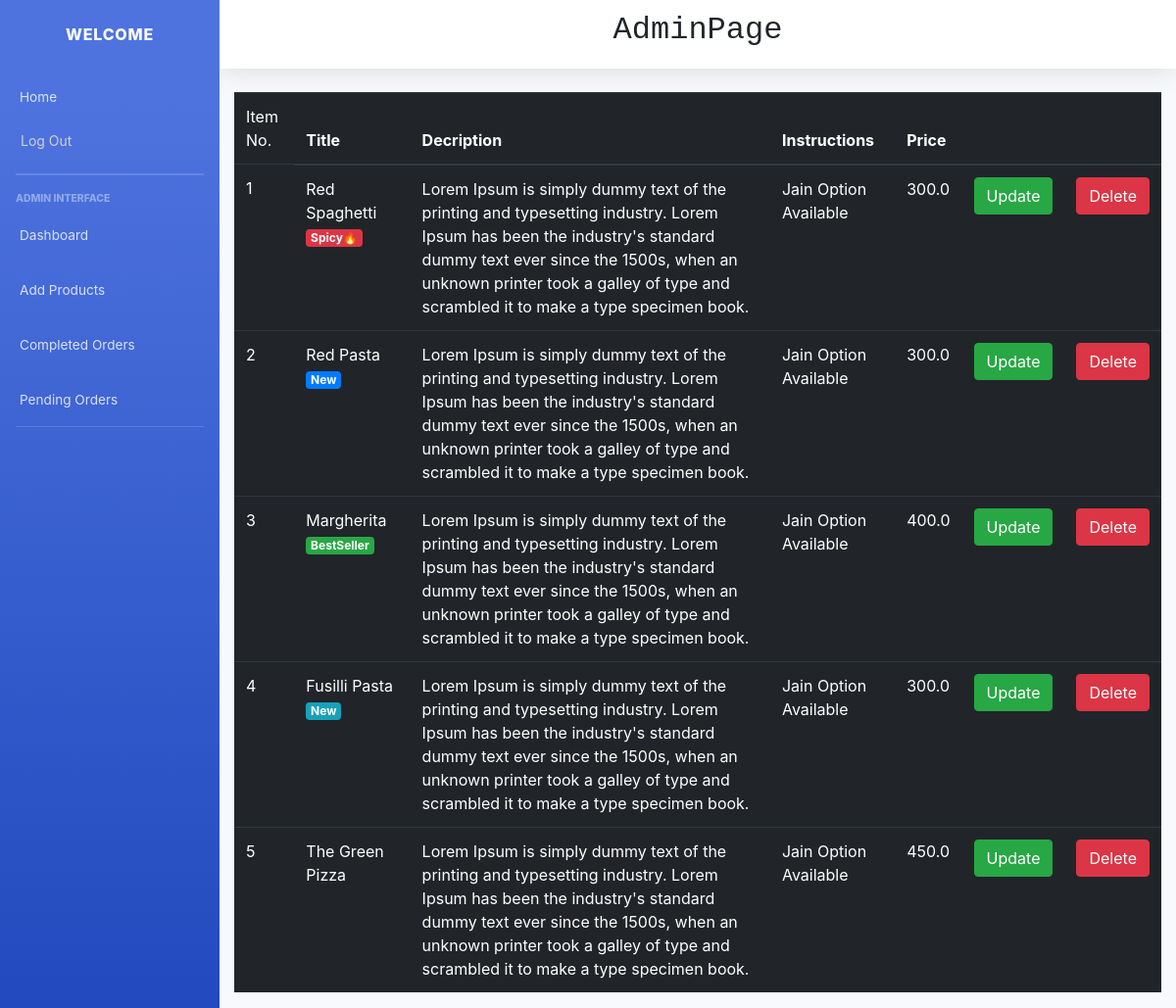
The app's page /item_list/ (signed in), older data.
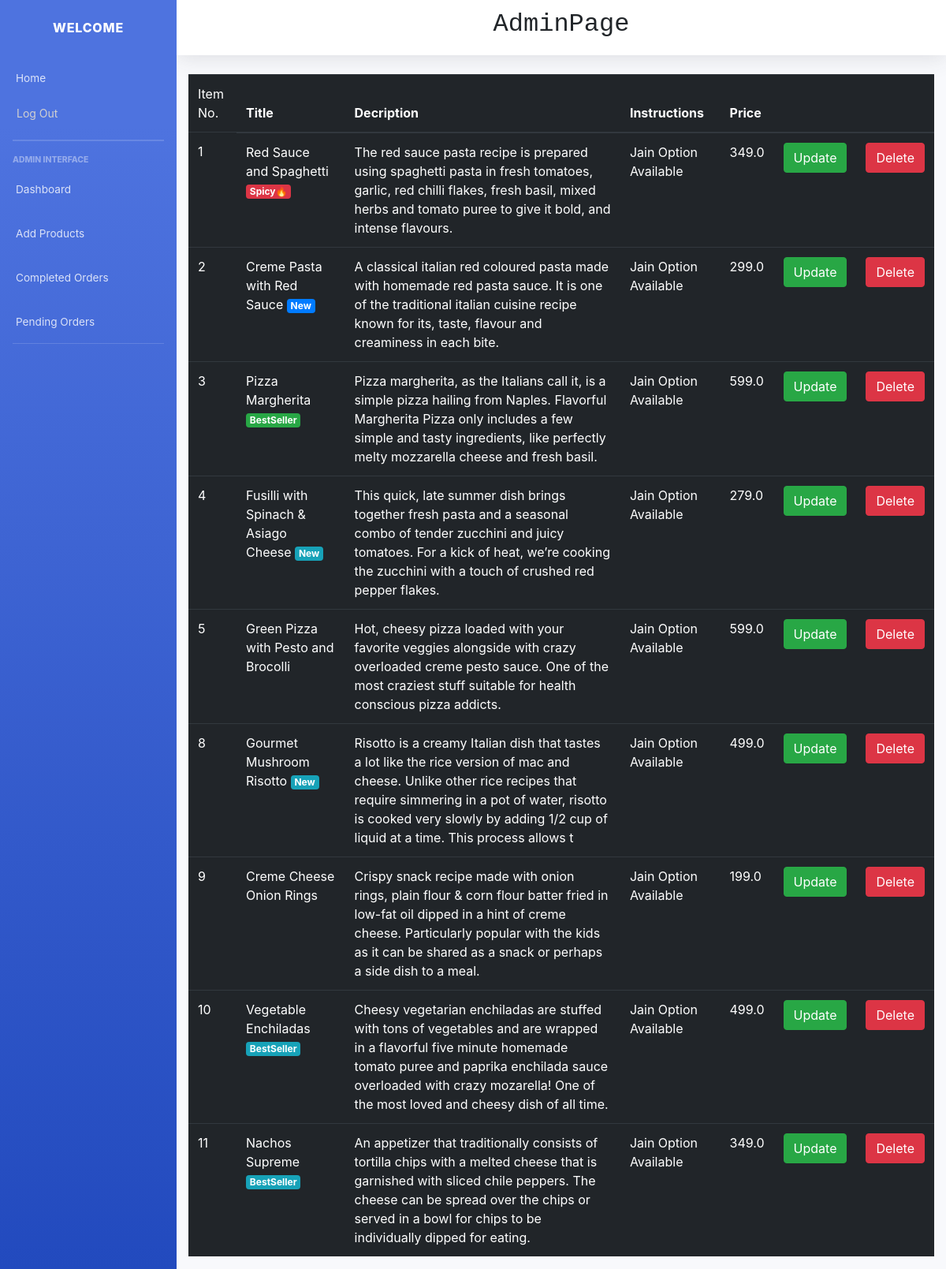
The same page, newer data.
### main/models.py (models this page shows, shortened)
class Item(models.Model):
    LABELS = (
        ('BestSeller', 'BestSeller'),
        ('New', 'New'),
        ('Spicy🔥', 'Spicy🔥'),
    )
    LABEL_COLOUR = (
        ('danger', 'danger'),
        ('success', 'success'),
        ('primary', 'primary'),
        ('info', 'info')
    )
    title = models.CharField(max_length=150)
    description = models.CharField(max_length=250,blank=True)
    price = models.FloatField()
    instructions = models.CharField(max_length=250,default="Jain Option Available")
    image = models.ImageField(default='default.png', upload_to='images/')
    labels = models.CharField(max_length=25, choices=LABELS, blank=True)
    label_colour = models.CharField(max_length=15, choices=LABEL_COLOUR, blank=True)
    slug = models.SlugField(default="sushi_name")
    created_by = models.ForeignKey(User, on_delete=models.CASCADE)

### main/decorators.py (the view)
    def wrapper_func(request, *args, **kwargs):
        group = Group.objects.get(user = request.user)
        if group.name == 'admin_owner':
            return view_func(request, *args, **kwargs)
        else:
            return redirect('/')

### main/views.py (called while the page is built)
@login_required(login_url='/accounts/login/')
@admin_required
def item_list(request):
    items = Item.objects.filter(created_by=request.user)
    context = {
        'items':items
    }
    return render(request, 'main/item_list.html', context)

### main/templates/main/item_list.html
{% extends "main/layout2.html" %}
{% block content %}
<div class="cart">
    <div class="row">
        <div class="col-sm-12">
            {% if items %}
            <div class="table-responsive">
                <table class="table table-dark">
                    <thead>
                    <tr>
                        <td scope="col">Item No.</td>
                        <th scope="col">Title</th>
                        <th scope="col">Decription</th>
                        <th scope="col">Instructions</th>
                        <th scope="col">Price</th>
                        <th></th>
                        <th></th>
                    </tr>
                    </thead>
                    <tbody>
                        {% for item in items %}
                    <tr>
                        <td>{{ item.id }}</td>
                        <td>{{ item.title }} <span class="badge badge-{{ item.label_colour }}">{{ item.labels }}</span></td></td>
                        <td>{{ item.description }}</td>
                        <td>{{ item.instructions }}</td>
                        <td>{{ item.price }}</td>
                        <td><a class="btn btn-success" href="{% url 'main:item-update' item.slug %}">Update</a></td>
                        <td><a class="btn btn-danger" href="{% url 'main:item-delete' item.slug %}">Delete</a></td>
                    </tr>
                        {% endfor %}
                    </tbody>
                </table>
            </div>
            {% else %}
            <h4 class="text-center">Sorry, you have not ordered any item yet!!!</h4>
            {% endif %}
        </div>
    </div>
</div>
{% endblock content %}

Row changes from the older to the newer data that the page shows:
changed Item "Spicy🔥": title "Red Spaghetti" → "Red Sauce and Spaghetti"; description "Lorem Ipsum is simply dummy text of the printing and typesetting industry. Lorem Ipsum has been the industry's standard dummy text ever since the 1500s, when an unknown printer took a galley of type and scrambled it to make a type specimen book." → "The red sauce pasta recipe is prepared using spaghetti pasta in fresh tomatoes, garlic, red chilli flakes, fresh basil, mixed herbs and tomato puree to give it bold, and intense flavours."; price "300.0" → "349.0"
changed Item id 2: title "Red Pasta" → "Creme Pasta with Red Sauce"; description "Lorem Ipsum is simply dummy text of the printing and typesetting industry. Lorem Ipsum has been the industry's standard dummy text ever since the 1500s, when an unknown printer took a galley of type and scrambled it to make a type specimen book." → "A classical italian red coloured pasta made with homemade red pasta sauce. It is one of the traditional italian cuisine recipe known for its, taste, flavour and creaminess in each bite."; price "300.0" → "299.0"
changed Item id 3: title "Margherita" → "Pizza Margherita"; description "Lorem Ipsum is simply dummy text of the printing and typesetting industry. Lorem Ipsum has been the industry's standard dummy text ever since the 1500s, when an unknown printer took a galley of type and scrambled it to make a type specimen book." → "Pizza margherita, as the Italians call it, is a simple pizza hailing from Naples. Flavorful Margherita Pizza only includes a few simple and tasty ingredients, like perfectly melty mozzarella cheese and fresh basil."; price "400.0" → "599.0"
changed Item id 4: title "Fusilli Pasta" → "Fusilli with Spinach & Asiago Cheese"; description "Lorem Ipsum is simply dummy text of the printing and typesetting industry. Lorem Ipsum has been the industry's standard dummy text ever since the 1500s, when an unknown printer took a galley of type and scrambled it to make a type specimen book." → "This quick, late summer dish brings together fresh pasta and a seasonal combo of tender zucchini and juicy tomatoes. For a kick of heat, we’re cooking the zucchini with a touch of crushed red pepper flakes."; price "300.0" → "279.0"
changed Item id 5: title "The Green Pizza" → "Green Pizza with Pesto and Brocolli"; description "Lorem Ipsum is simply dummy text of the printing and typesetting industry. Lorem Ipsum has been the industry's standard dummy text ever since the 1500s, when an unknown printer took a galley of type and scrambled it to make a type specimen book." → "Hot, cheesy pizza loaded with your favorite veggies alongside with crazy overloaded creme pesto sauce. One of the most craziest stuff suitable for health conscious pizza addicts."; price "450.0" → "599.0"
added Item: id "8", title "Gourmet Mushroom Risotto", labels "New", description "Risotto is a creamy Italian dish that tastes a lot like the rice version of mac and cheese. Unlike other rice recipes that require simmering in a pot of water, risotto is cooked very slowly by adding 1/2 cup of liquid at a time. This process allows t", instructions "Jain Option Available", price "499.0"
added Item: id "9", title "Creme Cheese Onion Rings", description "Crispy snack recipe made with onion rings, plain flour & corn flour batter fried in low-fat oil dipped in a hint of creme cheese. Particularly popular with the kids as it can be shared as a snack or perhaps a side dish to a meal.", instructions "Jain Option Available", price "199.0"
added Item: id "10", title "Vegetable Enchiladas", labels "BestSeller", description "Cheesy vegetarian enchiladas are stuffed with tons of vegetables and are wrapped in a flavorful five minute homemade tomato puree and paprika enchilada sauce overloaded with crazy mozarella! One of the most loved and cheesy dish of all time.", instructions "Jain Option Available", price "499.0"
added Item: id "11", title "Nachos Supreme", labels "BestSeller", description "An appetizer that traditionally consists of tortilla chips with a melted cheese that is garnished with sliced chile peppers. The cheese can be spread over the chips or served in a bowl for chips to be individually dipped for eating.", instructions "Jain Option Available", price "349.0"
